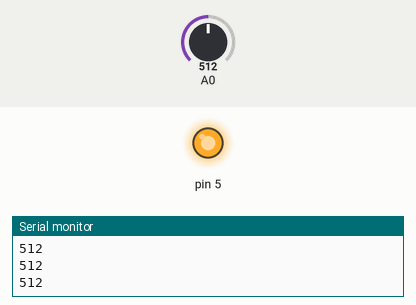
Bench run of a sketch on a simulated Arduino Uno, built with avr-gcc and run on an emulated ATmega328P. Shown: output pins drawn as LEDs (lit = HIGH), the last lines printed to the serial monitor. Inputs (shaded band) come from the test bench; at power-on: A0 = 512.

Above: at 1.2 s.
1.3 s: A0 set to 489
At 2.4 s:
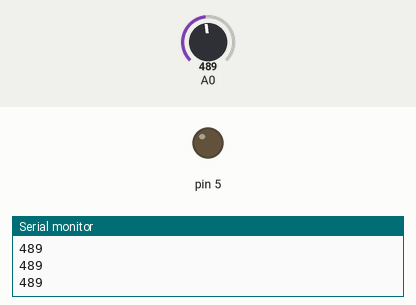
2.8 s: A0 set to 510
At 3.6 s:
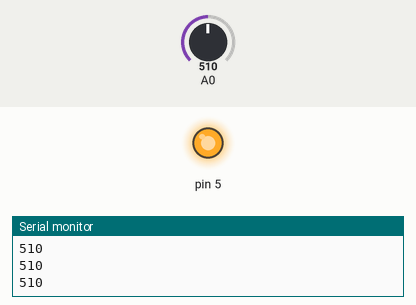
4.3 s: A0 set to 490
At 4.7 s:
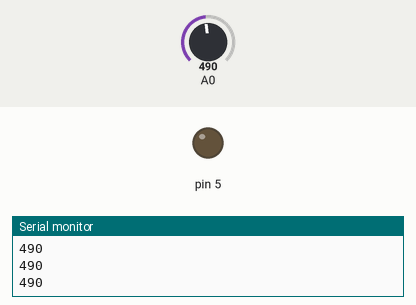
Timing chart, 0 to 7.3 s (numbered marks = the images above; inputs shaded):
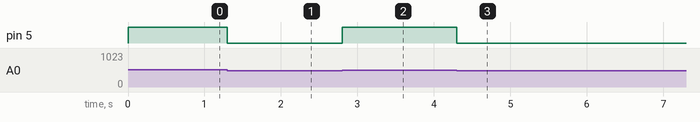

Measured:
- the behaviour switches between 501 and 500 on A0 (found by bisection; images 0 and 1)
- after the input at 1.3 s, pin 5: HIGH → LOW at once
- after the input at 2.8 s, pin 5: LOW → HIGH at once
- after the input at 4.3 s, pin 5: HIGH → LOW at once

The sketch:

ldr1.ino
```cpp
void setup()
{
pinMode(A0,INPUT);
pinMode(5,OUTPUT);
Serial.begin(9600);
}

void loop()
{
 int ldr = analogRead(A0);
  if (ldr > 500){
    digitalWrite(5,HIGH);
  }
  else{
    digitalWrite(5,LOW);
  }
  Serial.println(analogRead(A0));
}
```
